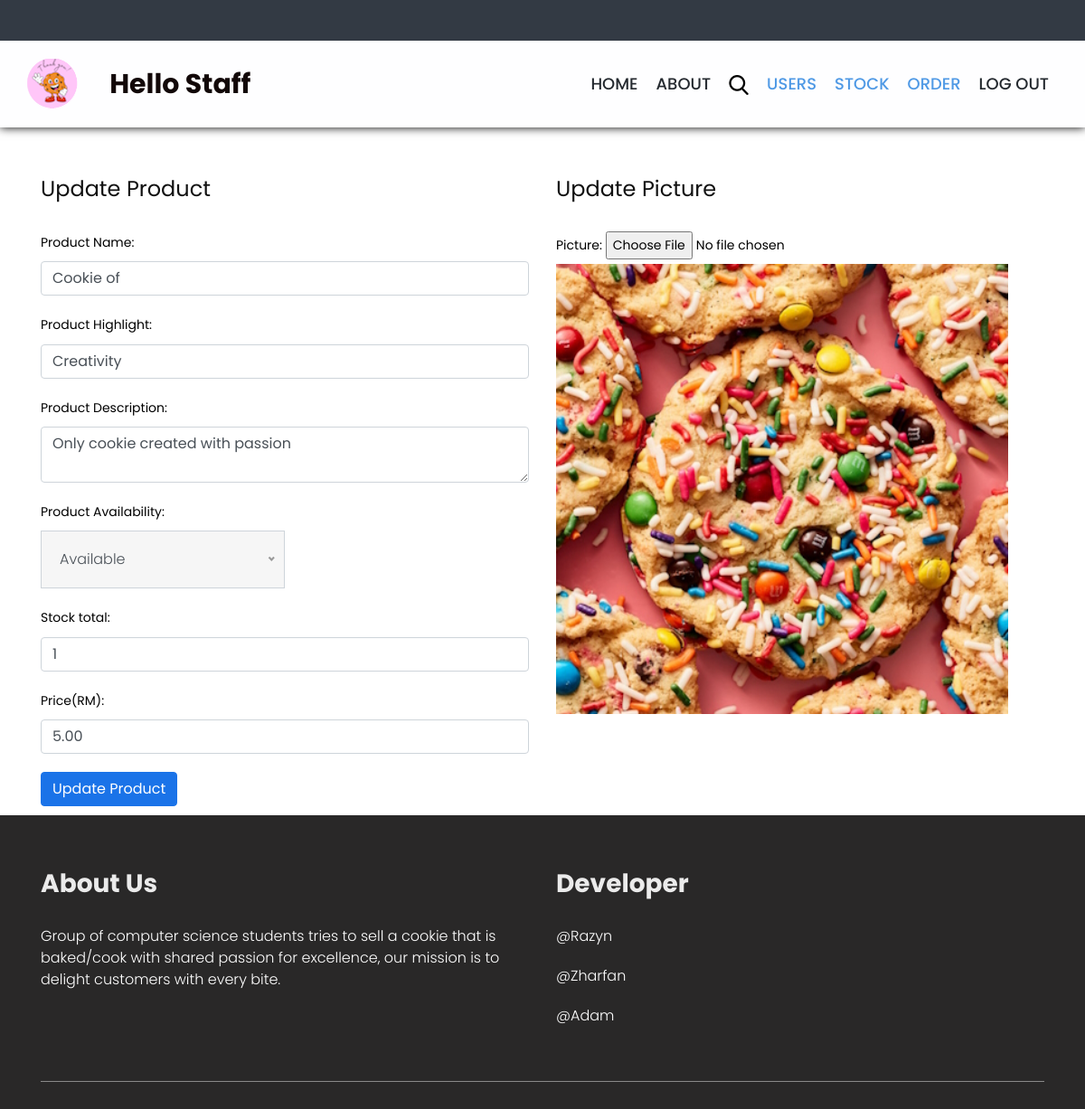
Page /staff/updateStock.php?update=1 on the committed database.
### tables this page shows
CREATE TABLE Product (
  product_ID INT(4) NOT NULL AUTO_INCREMENT PRIMARY KEY,
  product_Name VARCHAR(20) NOT NULL,
  product_Description VARCHAR(100) NOT NULL,
  product_Highlight VARCHAR(100) NOT NULL,
  product_Status VARCHAR(20) NOT NULL,
  product_Stock INT(3) NOT NULL,
  product_Price DECIMAL(10,2) NOT NULL,
  picture VARCHAR(100) NOT NULL
);

### staff/updateStock.php (the view, shortened to what this page needs)
<?php
include('../reusableCodes/connectdb.php');
if (isset($_GET['update'])) {
    $productID = $_GET['update'];
    $sql = "SELECT * FROM product WHERE product_ID = $productID";
    $query = mysqli_query($conn, $sql);
    if (mysqli_num_rows($query) > 0) {
        $userData = mysqli_fetch_array($query);
    } else {
        echo "Product not found!";
        exit();
    }
} else {
    echo "Invalid request!";
    exit();
}
?>
<!DOCTYPE html>
<html lang="en">
<head>
    <?php include '../reusableCodes/headerMeta1in.php';?>
</head>
<body>
    <?php include '../reusableCodes/headerStaff.php';?>
    <div class="update_profile_section layout_padding">
        <div class="container">
            <div class="row">
                <div class="col-md-6">
                    <h1 class="update_text">Update Product</h1>
                    <form method="POST" action="saveProduct.php">
                        <div class="form-group">
                            <label for="name">Product Name:</label>
                            <input type="text" class="form-control" id="name" name="name" value="<?php echo $userData[1];?>">
                        </div>
                        <div class="form-group">
                            <label for="highlight">Product Highlight:</label>
                            <input type="text" class="form-control" id="highlight" name="highlight" value="<?php echo $userData[3];?>">
                        </div>
                        <div class="form-group">
                            <label for="desc">Product Description:</label>
                            <textarea class="form-control" id="desc" name="desc"><?php echo $userData[2];?></textarea>
                        </div>
                        <div class="form-group">
                            <label for="status">Product Availability:</label>
                        </div>
                        <div class="form-group">
                            <label for="stock">Stock total:</label>
                            <input type="number" class="form-control" id="stock" name="stock" value="<?php echo $userData[5];?>" min="0">
                        </div>
                        <div class="form-group">
                            <label for="price">Price(RM):</label>
                            <input type="number" class="form-control" id="price" name="price" value="<?php echo $userData[6];?>" min="0">
                        </div>
                        <button type="submit" class="btn btn-primary" name="update_product">Update Product</button>
                    </form>
                </div>
                <div class="col-md-6">
                    <h1 class="update_text">Update Picture</h1>
                    <div class="form-group">
                        <label for="picture">Picture:</label>
                        <input type="file" name="file" id="file" required>
                        <img src="../images/cookies/<?php echo $userData[7];?>" width="500" height="500">
                    </div>
                </div>
            </div>
        </div>
    </div>
    <?php include '../reusableCodes/footer1in.php';?>
</body>
</html>

### css/style.css (style rules this page uses)
*, *::after, *::before { box-sizing: border-box !important; }
html { scroll-behavior: smooth; }
body { color: #000000; font-size: 14px; font-family: Poppins, sans-serif; line-height: 1.80857; font-weight: normal; overflow-x: hidden; }
h1, h2, h3, h4, h5, h6 { letter-spacing: 0; font-weight: normal; position: relative; padding: 0 0 10px 0; font-weight: normal; line-height: normal; color: #111111; margin: 0 }
h1 { font-size: 24px }
img { max-width: 100%; height: auto; }
.update_profile_section { padding: 60px 0; }
.update_text { margin-bottom: 20px; }
.form-group { margin-bottom: 20px; }
.btn-primary { background-color: #1a73e8; border-color: #1a73e8; margin-bottom: 10px; }
button { border: 0; margin: 0; padding: 0; cursor: pointer; }
.layout_padding { padding-top: 50px; padding-bottom: 0px; }

### rows in the picture
product: name "Cookie of", highlight "Creativity", desc "Only cookie created with passion", stock "1", price "5.00", picture (picture)
